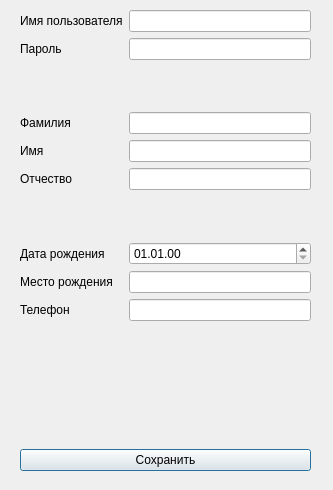
<?xml version="1.0" encoding="UTF-8"?>
<ui version="4.0">
 <class>DialogRegistration</class>
 <widget class="QDialog" name="DialogRegistration">
  <property name="geometry">
   <rect>
    <x>0</x>
    <y>0</y>
    <width>333</width>
    <height>490</height>
   </rect>
  </property>
  <property name="minimumSize">
   <size>
    <width>333</width>
    <height>490</height>
   </size>
  </property>
  <property name="maximumSize">
   <size>
    <width>333</width>
    <height>490</height>
   </size>
  </property>
  <property name="windowTitle">
   <string>Регистрация</string>
  </property>
  <widget class="QWidget" name="verticalLayoutWidget">
   <property name="geometry">
    <rect>
     <x>20</x>
     <y>10</y>
     <width>291</width>
     <height>461</height>
    </rect>
   </property>
   <layout class="QVBoxLayout" name="verticalLayout">
    <item>
     <layout class="QFormLayout" name="formLayout">
      <item row="0" column="0">
       <widget class="QLabel" name="labeUserName">
        <property name="text">
         <string>Имя пользователя</string>
        </property>
       </widget>
      </item>
      <item row="0" column="1">
       <widget class="QLineEdit" name="lineEditUserName"/>
      </item>
      <item row="3" column="0">
       <widget class="QLabel" name="labelSurName">
        <property name="text">
         <string>Фамилия</string>
        </property>
       </widget>
      </item>
      <item row="1" column="0">
       <widget class="QLabel" name="labelPassword">
        <property name="text">
         <string>Пароль</string>
        </property>
       </widget>
      </item>
      <item row="1" column="1">
       <widget class="QLineEdit" name="lineEditPassword">
        <property name="echoMode">
         <enum>QLineEdit::Password</enum>
        </property>
       </widget>
      </item>
      <item row="3" column="1">
       <widget class="QLineEdit" name="lineEditSurName"/>
      </item>
      <item row="4" column="0">
       <widget class="QLabel" name="labelName">
        <property name="text">
         <string>Имя</string>
        </property>
       </widget>
      </item>
      <item row="4" column="1">
       <widget class="QLineEdit" name="lineEditName"/>
      </item>
      <item row="5" column="0">
       <widget class="QLabel" name="labelSecName">
        <property name="text">
         <string>Отчество</string>
        </property>
       </widget>
      </item>
      <item row="5" column="1">
       <widget class="QLineEdit" name="lineEditSecName"/>
      </item>
      <item row="7" column="0">
       <widget class="QLabel" name="labelBirthDay">
        <property name="text">
         <string>Дата рождения</string>
        </property>
       </widget>
      </item>
      <item row="8" column="0">
       <widget class="QLabel" name="labelBirthPlace">
        <property name="text">
         <string>Место рождения</string>
        </property>
       </widget>
      </item>
      <item row="8" column="1">
       <widget class="QLineEdit" name="lineEditBirthPlace"/>
      </item>
      <item row="9" column="0">
       <widget class="QLabel" name="labelPhoneNumber">
        <property name="text">
         <string>Телефон</string>
        </property>
       </widget>
      </item>
      <item row="9" column="1">
       <widget class="QLineEdit" name="lineEditPhoneNumber"/>
      </item>
      <item row="2" column="0">
       <spacer name="verticalSpacer">
        <property name="orientation">
         <enum>Qt::Vertical</enum>
        </property>
        <property name="sizeHint" stdset="0">
         <size>
          <width>20</width>
          <height>40</height>
         </size>
        </property>
       </spacer>
      </item>
      <item row="6" column="0">
       <spacer name="verticalSpacer_2">
        <property name="orientation">
         <enum>Qt::Vertical</enum>
        </property>
        <property name="sizeHint" stdset="0">
         <size>
          <width>20</width>
          <height>40</height>
         </size>
        </property>
       </spacer>
      </item>
      <item row="7" column="1">
       <widget class="QDateEdit" name="dateEditBirthDate">
        <property name="displayFormat">
         <string>dd.MM.yy</string>
        </property>
       </widget>
      </item>
     </layout>
    </item>
    <item>
     <spacer name="verticalSpacer_3">
      <property name="orientation">
       <enum>Qt::Vertical</enum>
      </property>
      <property name="sizeHint" stdset="0">
       <size>
        <width>20</width>
        <height>40</height>
       </size>
      </property>
     </spacer>
    </item>
    <item>
     <widget class="QLabel" name="labelError">
      <property name="text">
       <string/>
      </property>
     </widget>
    </item>
    <item>
     <widget class="QPushButton" name="pushButtonSave">
      <property name="text">
       <string>Сохранить</string>
      </property>
     </widget>
    </item>
   </layout>
  </widget>
 </widget>
 <resources/>
 <connections/>
</ui>
